Frame 1 (no input): blank canvas, image omitted
Frame 60 (no input): blank canvas, image omitted
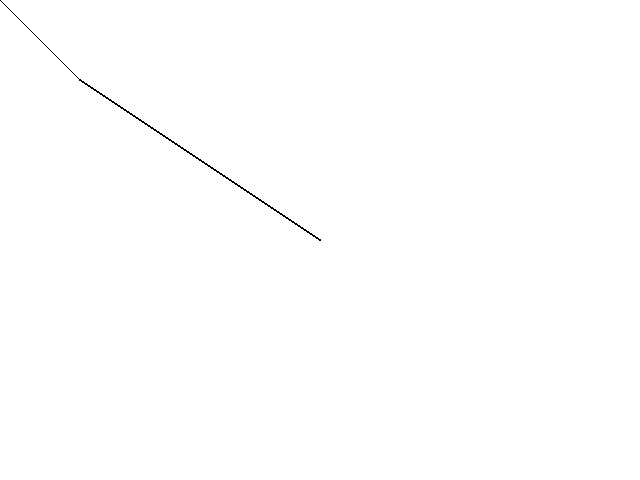
Frame 120 (the mouse pressed at the canvas centre since frame 60)

The p5.js sketch whose frames 1 and 60 were blank and that drew this single picture after the mouse press (run headless with seeded random() and noise() and a simulated clock; from frame 60 on, the mouse is pressed at the canvas centre):

// p5.js sketch
// ── sketch.js
function setup() {
  createCanvas(640, 480);
}

function draw() {
  if (mouseIsPressed) {
    fill(0);
  } else {
    fill(255);
  }
  triangle(mouseX, mouseY, 80, 80);
}
